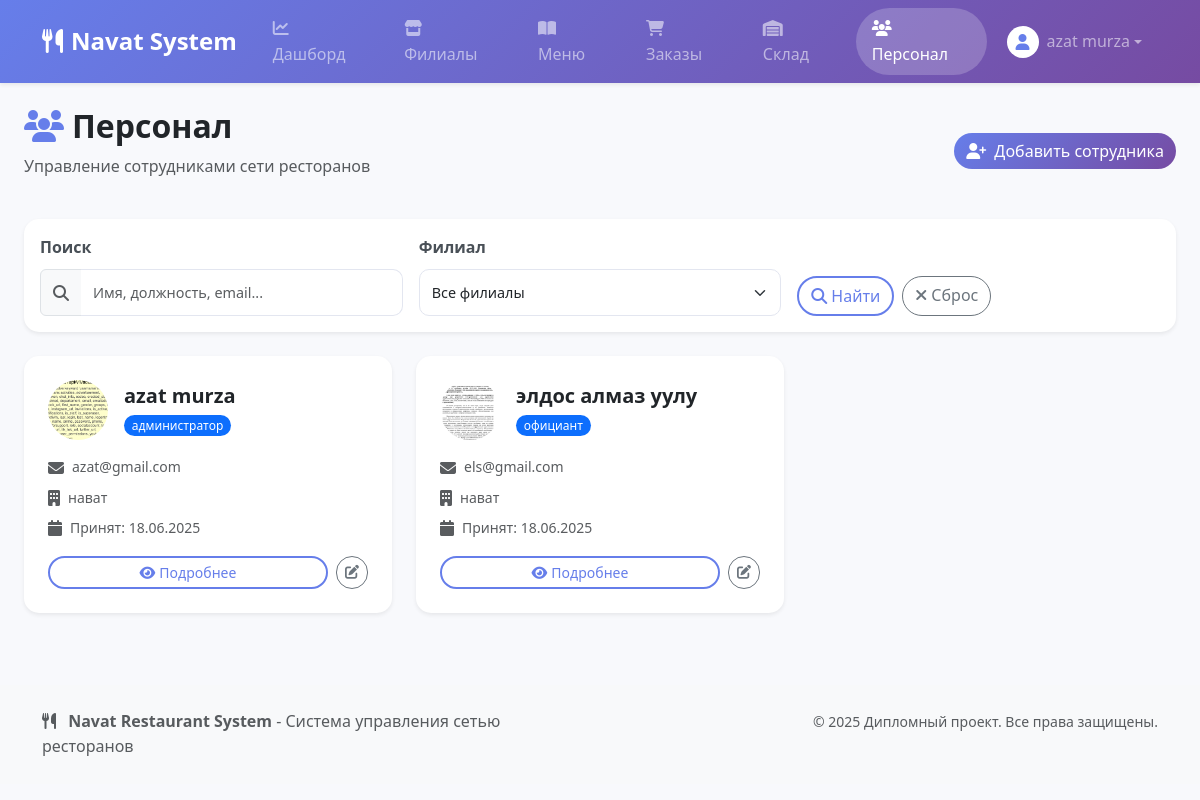
Page /staff/ (signed in) on the committed database.
### apps/accounts/models.py (models this page shows, shortened)
class CustomUser(AbstractUser):
    class Role(models.TextChoices):
        ADMIN = 'ADMIN', 'Администратор системы'
        MANAGER = 'MANAGER', 'Менеджер филиала'
        STAFF = 'STAFF', 'Рядовой сотрудник'
    email = models.EmailField('адрес электронной почты', unique=True)
    role = models.CharField('Роль', max_length=50, choices=Role.choices, default=Role.STAFF)
    USERNAME_FIELD = 'email'
    REQUIRED_FIELDS = ['username', 'first_name', 'last_name']
    class Meta:
        verbose_name = 'Пользователь'
        verbose_name_plural = 'Пользователи'

### apps/staff/models.py (models this page shows, shortened)
class Employee(models.Model):
    user = models.OneToOneField(
        settings.AUTH_USER_MODEL,
        on_delete=models.CASCADE,
        verbose_name='Учетная запись'
    )
    restaurant = models.ForeignKey(
        Restaurant,
        on_delete=models.SET_NULL,
        null=True,
        blank=True,
        related_name='employees',
        verbose_name='Филиал'
    )
    position = models.CharField('Должность', max_length=100) # Например: Официант, Повар, Хостес
    hire_date = models.DateField('Дата найма', auto_now_add=True)
    photo = models.ImageField('Фото', upload_to='staff_images/', blank=True, null=True)
    class Meta:
        verbose_name = 'Сотрудник'
        verbose_name_plural = 'Сотрудники'

### apps/restaurants/models.py (models this page shows, shortened)
class Restaurant(models.Model):
    name = models.CharField('Название филиала', max_length=100)
    address = models.CharField('Адрес', max_length=255)
    phone_number = models.CharField('Телефон', max_length=20)
    image = models.ImageField('Фотография ресторана', upload_to='restaurants_images/', blank=True, null=True)
    class Meta:
        verbose_name = 'Ресторан'
        verbose_name_plural = 'Рестораны'
        ordering = ['name']

### apps/staff/views.py (the view, shortened to what this page needs)
# urls.py: path('', views.StaffListView.as_view(), name='list'),
class StaffListView(LoginRequiredMixin, ListView):
    model = Employee
    template_name = 'staff/list.html'
    context_object_name = 'employees'
    paginate_by = 20
    def get_queryset(self):
        queryset = Employee.objects.select_related('user', 'restaurant').order_by('user__last_name', 'user__first_name')
        restaurant = self.request.GET.get('restaurant')
        if restaurant:
            queryset = queryset.filter(restaurant_id=restaurant)
        search = self.request.GET.get('search')
        return queryset
    def get_context_data(self, **kwargs):
        context = super().get_context_data(**kwargs)
        context['restaurants'] = Restaurant.objects.all()
        context['current_restaurant'] = self.request.GET.get('restaurant', '')
        context['search_query'] = self.request.GET.get('search', '')
        return context

### templates/staff/list.html (shortened to what this page needs)
{% extends "base.html" %}
{% block content %}
<div class="d-flex justify-content-between align-items-center mb-4">
    <div>
        <h1 class="h2 fw-bold text-dark">
            <i class="fas fa-users me-2 text-primary"></i>Персонал
        </h1>
        <p class="text-muted">Управление сотрудниками сети ресторанов</p>
    </div>
    <a href="{% url 'staff:create' %}" class="btn btn-primary">
        <i class="fas fa-user-plus me-2"></i>Добавить сотрудника
    </a>
</div>
<div class="card border-0 shadow-sm mb-4" style="border-radius: 15px;">
    <div class="card-body">
        <form method="get" class="row g-3">
            <div class="col-md-4">
                <label class="form-label fw-semibold">Поиск</label>
                <div class="input-group">
                    <span class="input-group-text bg-light">
                        <i class="fas fa-search text-muted"></i>
                    </span>
                    <input type="text" name="search" class="form-control" placeholder="Имя, должность, email..." value="{{ search_query }}" style="border-left: none;">
                </div>
            </div>
            <div class="col-md-4">
                <label class="form-label fw-semibold">Филиал</label>
                <select name="restaurant" class="form-select" style="border-radius: 10px;">
                    <option value="">Все филиалы</option>
                </select>
            </div>
            <div class="col-md-4 d-flex align-items-end">
                <div class="d-grid gap-2 d-md-flex w-100">
                    <button type="submit" class="btn btn-outline-primary rounded-pill">
                        <i class="fas fa-search me-1"></i>Найти
                    </button>
                    <a href="{% url 'staff:list' %}" class="btn btn-outline-secondary rounded-pill">
                        <i class="fas fa-times me-1"></i>Сброс
                    </a>
                </div>
            </div>
        </form>
    </div>
</div>
<div class="row">
    {% for employee in employees %}
    <div class="col-lg-6 col-xl-4 mb-4">
        <div class="card border-0 shadow-sm h-100" style="border-radius: 15px;">
            <div class="card-body p-4">
                <div class="d-flex align-items-center mb-3">
                    {% if employee.photo %}
                        <img src="{{ employee.photo.url }}" class="rounded-circle me-3" width="60" height="60" style="object-fit: cover;">
                    {% else %}
                        <div class="rounded-circle me-3 d-flex align-items-center justify-content-center" style="width: 60px; height: 60px; background: linear-gradient(135deg, #667eea 0%, #764ba2 100%);">
                            <i class="fas fa-user text-white fa-lg"></i>
                        </div>
                    {% endif %}
                    <div class="flex-grow-1">
                        <h5 class="fw-bold mb-1">{{ employee.user.get_full_name|default:employee.user.username }}</h5>
                        <span class="badge bg-primary rounded-pill">{{ employee.position }}</span>
                    </div>
                </div>
                <div class="mb-3">
                    <div class="d-flex align-items-center mb-2">
                        <i class="fas fa-envelope me-2 text-muted"></i>
                        <small class="text-muted">{{ employee.user.email }}</small>
                    </div>
                    {% if employee.restaurant %}
                    <div class="d-flex align-items-center mb-2">
                        <i class="fas fa-building me-2 text-muted"></i>
                        <small class="text-muted">{{ employee.restaurant.name }}</small>
                    </div>
                    {% endif %}
                    <div class="d-flex align-items-center">
                        <i class="fas fa-calendar me-2 text-muted"></i>
                        <small class="text-muted">Принят: {{ employee.hire_date|date:"d.m.Y" }}</small>
                    </div>
                </div>
                <div class="d-flex gap-2">
                    <a href="{% url 'staff:detail' pk=employee.pk %}" class="btn btn-sm btn-outline-primary rounded-pill flex-grow-1">
                        <i class="fas fa-eye me-1"></i>Подробнее
                    </a>
                    <a href="{% url 'staff:update' pk=employee.pk %}" class="btn btn-sm btn-outline-secondary rounded-pill">
                        <i class="fas fa-edit"></i>
                    </a>
                </div>
            </div>
        </div>
    </div>
    {% endfor %}
</div>
{% endblock %}

### templates/base.html (shortened to what this page needs)
{% load static %}
<!DOCTYPE html>
<html lang="ru">
<head>
    <link href="https://cdn.jsdelivr.net/npm/bootstrap@5.3.2/dist/css/bootstrap.min.css" rel="stylesheet">
    <link rel="stylesheet" href="https://cdnjs.cloudflare.com/ajax/libs/font-awesome/6.4.0/css/all.min.css">
    <link rel="stylesheet" href="{% static 'css/base.css' %}">
</head>
<body>
    <nav class="navbar navbar-expand-lg navbar-dark shadow-sm" style="background: linear-gradient(135deg, #667eea 0%, #764ba2 100%);">
        <div class="container">
            <a class="navbar-brand fw-bold" href="{% url 'analytics:dashboard' %}">
                <i class="fas fa-utensils me-2"></i>Navat System
            </a>
            <div class="collapse navbar-collapse" id="navbarNav">
                {% if user.is_authenticated %}
                <ul class="navbar-nav me-auto">
                    <li class="nav-item">
                        <a class="nav-link px-3 rounded-pill mx-1 {% if request.resolver_match.namespace == 'analytics' %}active{% endif %}" href="{% url 'analytics:dashboard' %}">
                            <i class="fas fa-chart-line me-1"></i>Дашборд
                        </a>
                    </li>
                    <li class="nav-item">
                        <a class="nav-link px-3 rounded-pill mx-1 {% if request.resolver_match.namespace == 'restaurants' %}active{% endif %}" href="{% url 'restaurants:list' %}">
                            <i class="fas fa-store me-1"></i>Филиалы
                        </a>
                    </li>
                    <li class="nav-item">
                        <a class="nav-link px-3 rounded-pill mx-1 {% if request.resolver_match.namespace == 'menu' %}active{% endif %}" href="{% url 'menu:list' %}">
                            <i class="fas fa-book-open me-1"></i>Меню
                        </a>
                    </li>
                    <li class="nav-item">
                        <a class="nav-link px-3 rounded-pill mx-1 {% if request.resolver_match.namespace == 'orders' %}active{% endif %}" href="{% url 'orders:list' %}">
                            <i class="fas fa-shopping-cart me-1"></i>Заказы
                        </a>
                    </li>
                    <li class="nav-item">
                        <a class="nav-link px-3 rounded-pill mx-1 {% if request.resolver_match.namespace == 'inventory' %}active{% endif %}" href="{% url 'inventory:dashboard' %}">
                            <i class="fas fa-warehouse me-1"></i>Склад
                        </a>
                    </li>
                    <li class="nav-item">
                        <a class="nav-link px-3 rounded-pill mx-1 {% if request.resolver_match.namespace == 'staff' %}active{% endif %}" href="{% url 'staff:list' %}">
                            <i class="fas fa-users me-1"></i>Персонал
                        </a>
                    </li>
                </ul>
                <ul class="navbar-nav">
                    <li class="nav-item dropdown">
                        <a class="nav-link dropdown-toggle d-flex align-items-center px-3 rounded-pill" href="#" role="button" data-bs-toggle="dropdown" aria-expanded="false">
                            <div class="bg-white rounded-circle me-2 d-flex align-items-center justify-content-center" style="width: 32px; height: 32px;">
                                <i class="fas fa-user text-primary"></i>
                            </div>
                            <span class="d-none d-md-inline">{{ user.get_full_name|default:user.username }}</span>
                        </a>
                    </li>
                </ul>
                {% endif %}
            </div>
        </div>
    </nav>
    <main class="container-fluid px-4 mt-4">
        {% block content %}
        {% endblock %}
    </main>
    <footer class="mt-5 py-4 bg-light">
        <div class="container">
            <div class="row">
                <div class="col-md-6">
                    <p class="mb-0 text-muted">
                        <i class="fas fa-utensils me-2"></i>
                        <strong>Navat Restaurant System</strong> - Система управления сетью ресторанов
                    </p>
                </div>
                <div class="col-md-6 text-md-end">
                    <small class="text-muted">
                        © 2025 Дипломный проект. Все права защищены.
                    </small>
                </div>
            </div>
        </div>
    </footer>
</body>
</html>

### static/css/base.css (style rules this page uses)
body { background-color: #f8f9fc; font-family: 'Segoe UI', Tahoma, Geneva, Verdana, sans-serif; line-height: 1.6; }
.navbar-brand { font-size: 1.5rem; font-weight: 700; text-decoration: none; }
.nav-link { transition: all 0.3s ease; text-decoration: none; }
.card { border: none; border-radius: 15px; transition: transform 0.2s ease, box-shadow 0.2s ease; box-shadow: 0 2px 10px rgba(0, 0, 0, 0.08); }
.btn { border-radius: 25px; font-weight: 500; transition: all 0.3s ease; text-decoration: none; }
.btn-primary { background: linear-gradient(135deg, #667eea 0%, #764ba2 100%); border: none; }
.btn-outline-primary { border: 2px solid #667eea; color: #667eea; }
.form-control, .form-select { border: 1px solid #e3e6f0; border-radius: 10px; padding: 0.75rem; font-size: 0.9rem; transition: all 0.3s ease; }
.form-label { font-weight: 600; color: #495057; margin-bottom: 0.5rem; }
.badge { font-size: 0.75em; font-weight: 500; }
.rounded-pill { border-radius: 50rem !important; }
.shadow-sm { box-shadow: 0 0.125rem 0.25rem rgba(0, 0, 0, 0.075) !important; }
.text-primary { color: #667eea !important; }
.border-0 { border: 0 !important; }

### templates/base.html (style rules this page uses)
body { background-color: #f8f9fc; font-family: 'Segoe UI', Tahoma, Geneva, Verdana, sans-serif; }
.navbar-brand { font-size: 1.5rem; font-weight: 700; }
.card { transition: transform 0.2s ease, box-shadow 0.2s ease; }
.btn-primary { background: linear-gradient(135deg, #667eea 0%, #764ba2 100%); border: none; transition: all 0.3s ease; }
.nav-link.active { background-color: rgba(255, 255, 255, 0.2) !important; }

### rows in the picture
CustomUser: get_full_name "azat murza"
Employee: photo (picture), user.get_full_name "azat murza", position "администратор", user.email "azat@gmail.com", restaurant.name "нават", hire_date "18.06.2025"
Employee: photo (picture), user.get_full_name "элдос алмаз уулу", position "официант", user.email "els@gmail.com", restaurant.name "нават", hire_date "18.06.2025"
